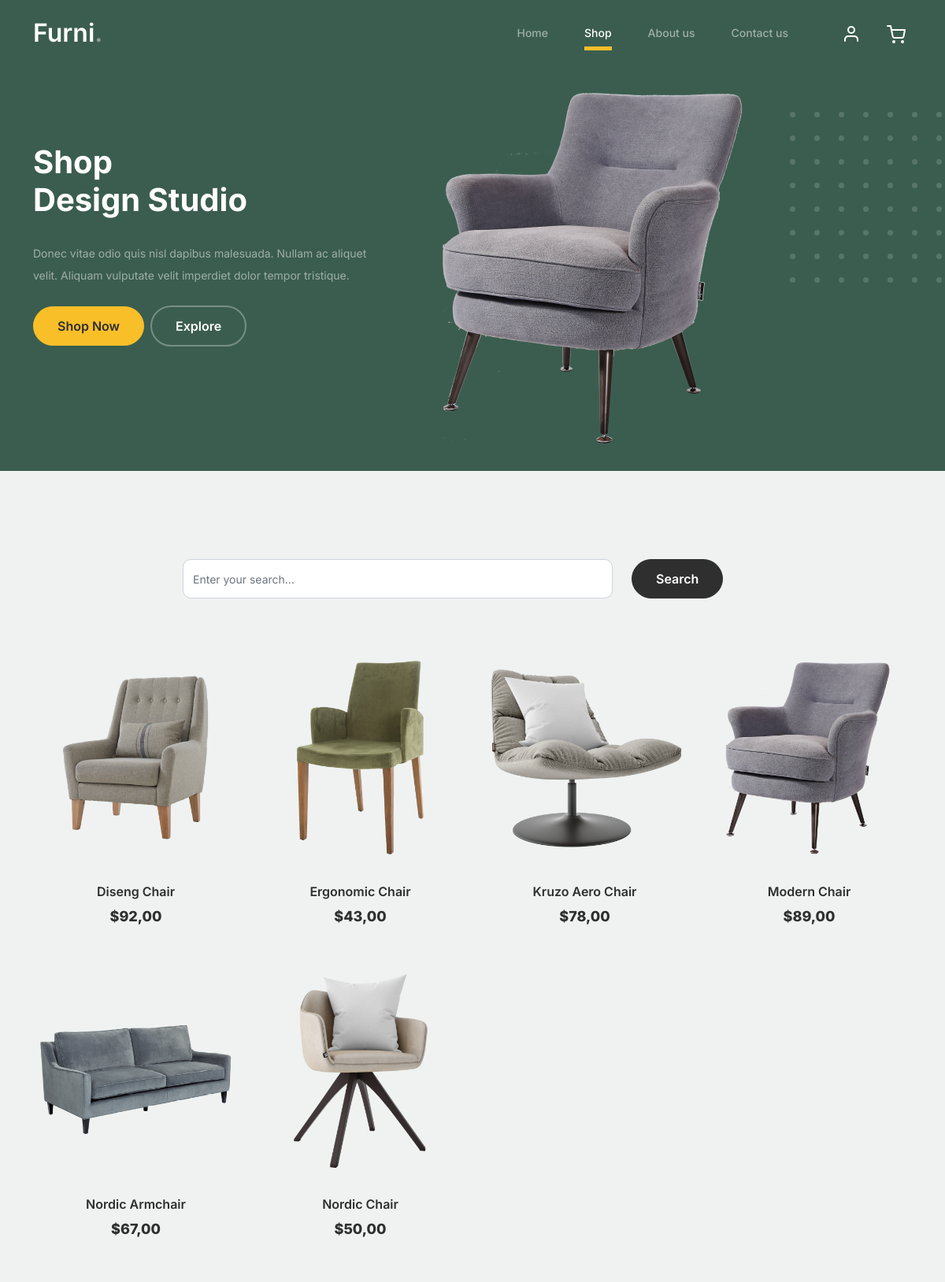
The app's page /shop/ (upper part), older data.
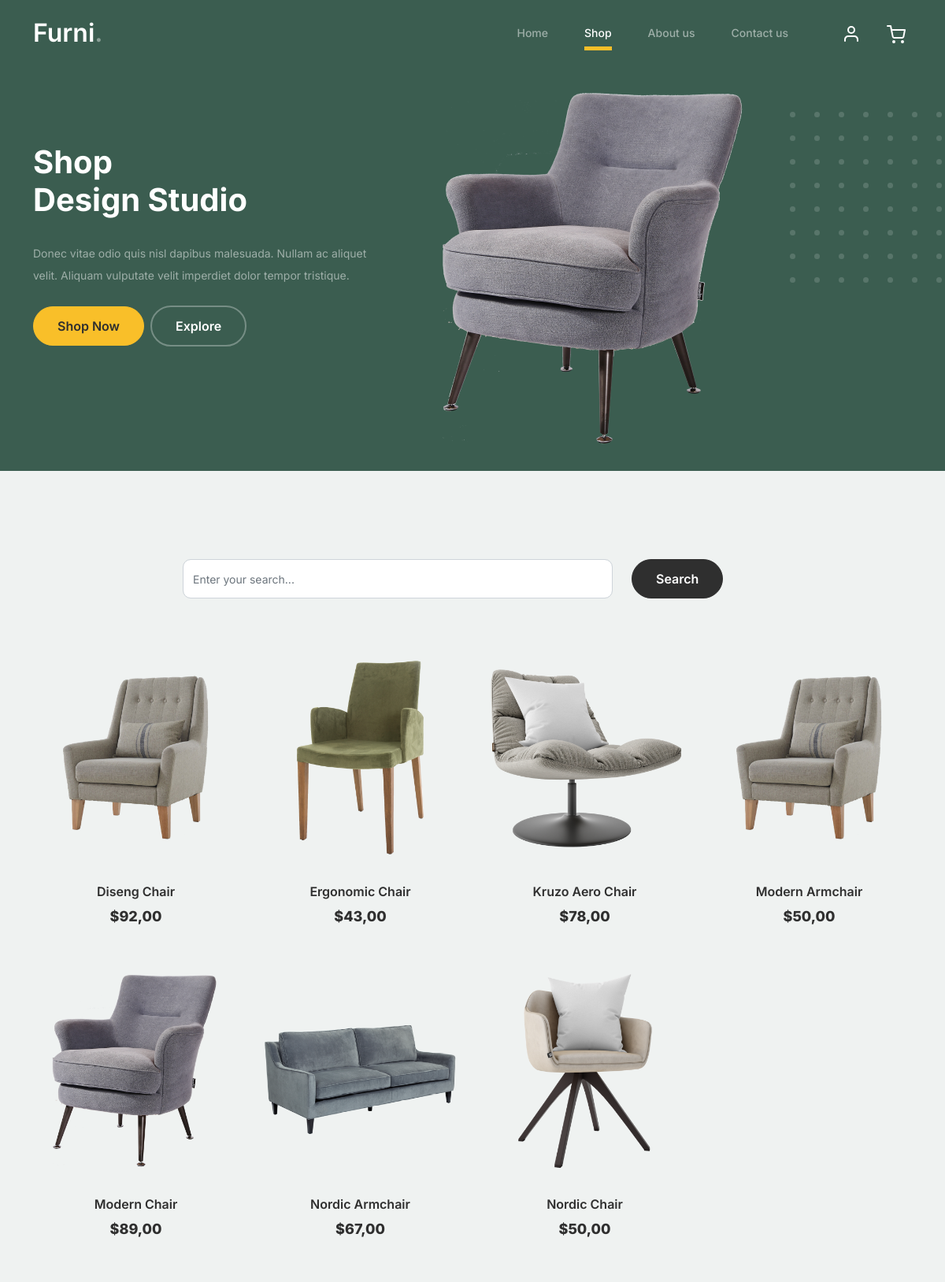
The same page, newer data.
### models/models.py (models this page shows, shortened)
class Product(models.Model):
    name = models.CharField(max_length=100)
    price = models.DecimalField(max_digits=5, decimal_places=2)
    stock = models.IntegerField()
    category = models.CharField(max_length=100, default="")
    image_url = models.CharField(max_length=2083, default="")
    class Meta:
        verbose_name_plural = "Products"
        verbose_name = "Product"
        ordering = ["name"]

### models/views.py (the view)
# urls.py: path("shop/", shop, name="shop"),
def shop(request):
    search = request.GET.get("search")
    if search:
        context = {"products": Product.objects.filter(name__contains=search)}
    else:
        context = {"products": Product.objects.all()}
    return render(request, "shop.html", context)

### models/templates/shop.html (shortened to what this page needs)
{% extends 'index.html' %}
{% block static %}
	{% load static %}
{% endblock static %}
{% block nav %}
	<li><a class="nav-link" href="{% url 'home' %}">Home</a></li>
	<li class="nav-item active">
	  <a class="nav-link" href="{% url 'shop' %}">Shop</a>
	</li>
	<li><a class="nav-link" href="{% url 'about' %}">About us</a></li>
	<li><a class="nav-link" href="{% url 'contact' %}">Contact us</a></li>
{% endblock nav %}
{% block hero %}
<div class="hero">
	<div class="container">
		<div class="row justify-content-between">
		  <div class="col-lg-5">
		    <div class="intro-excerpt">
				<h1>Shop <br/><span clsas="d-block">Design Studio</span></h1>
		      	<p class="mb-4">
		      	  Donec vitae odio quis nisl dapibus malesuada. Nullam ac aliquet velit.
		      	  Aliquam vulputate velit imperdiet dolor tempor tristique.
		      	</p>
		      	<p>
		      	  <a href="" class="btn btn-secondary me-2">Shop Now</a
		      	  ><a href="#" class="btn btn-white-outline">Explore</a>
		      	</p>
		    </div>
		  </div>
		  <div class="col-lg-7">
		    <div class="hero-img-wrap">
		      <img src="{% static 'images/product-5.png' %}" class="img-fluid" />
		    </div>
		  </div>
		</div>
	</div>
</div>
{% endblock hero %}
{% block content %}
	<div class="untree_co-section product-section before-footer-section">
	  <div class="container">
		  <div class="row justify-content-center mb-5">
		  	<div class="col-md-8 col-lg-8 pb-4">
	        <form method="GET" action="{% url 'shop' %}">
            <div class="row">
              <div class="col-9">
                <div class="form-group">
                  <input type="text" class="form-control" id="search" placeholder="Enter your search..." name="search" value={{request.GET.search}}>
                </div>
              </div>
              <div class="col-3">
				        <input type="submit" class="btn btn-primary-hover-outline" value="Search" />
              </div>
            </div>
          </form>
      	</div>
      </div>
	    <div class="row">
			  {% for product in products %}
			    <div class="col-12 col-md-4 col-lg-3 mb-5 mb-md-0">
			  	  <a class="product-item" href="cart.html">
			  	    <img
			  	  	src="{% static 'images/'|add:product.image_url %}"
			  	  	class="img-fluid product-thumbnail"
			  	    />
			  	    <h3 class="product-title">{{product.name}}</h3>
			  	    <strong class="product-price">${{product.price}}</strong>
			  	  </a>
			    </div>
			  {% endfor %}
	    </div>
	  </div>
	</div>
{% endblock content %}

### models/templates/index.html (shortened to what this page needs)
<!DOCTYPE html>
<html lang="es">
  <head>
    {% block static %} {% load static %} {% endblock static %}
    <link href="{% static 'css/bootstrap.min.css' %}" rel="stylesheet" />
    <link
      href="https://cdnjs.cloudflare.com/ajax/libs/font-awesome/6.0.0-beta3/css/all.min.css"
      rel="stylesheet"
    />
    <link href="{% static 'css/tiny-slider.css' %}" rel="stylesheet" />
    <link href="{% static 'css/style.css' %}" rel="stylesheet" />
  </head>
  <body>
    <nav class="custom-navbar navbar navbar navbar-expand-md navbar-dark bg-dark" arial-label="Furni navigation bar">
      <div class="container">
        <a class="navbar-brand" href="{% url 'home' %}">Furni<span>.</span></a>
        <div class="collapse navbar-collapse" id="navbarsFurni">
          <ul class="custom-navbar-nav navbar-nav ms-auto mb-2 mb-md-0">
            {% block nav %}{% endblock nav %}
          </ul>
          <ul class="custom-navbar-cta navbar-nav mb-2 mb-md-0 ms-5">
            {% if user.is_authenticated %}
            <li>
              <a class="nav-link" href="{% url 'logout' %}">
                <svg
                  xmlns="http://www.w3.org/2000/svg"
                  fill="none"
                  viewBox="0 0 24 24"
                  strokeWidth="2"
                  stroke="currentColor"
                  class="icon-logout"
                >
                  <path
                    strokeLinecap="round"
                    strokeLinejoin="round"
                    d="M13.5 6H5.25A2.25 2.25 0 0 0 3 8.25v10.5A2.25 2.25 0 0 0 5.25 21h10.5A2.25 2.25 0 0 0 18 18.75V10.5m-10.5 6L21 3m0 0h-5.25M21 3v5.25"
                  />
                </svg>
              </a>
            </li>
            {% else %}
            <li>
              <a class="nav-link" href="{% url 'login' %}">
                <img src="{% static 'images/user.svg' %}" />
              </a>
            </li>
            {% endif %}
            <li>
              <a class="nav-link" href="{% url 'cart' %}">
                <img src="{% static 'images/cart.svg' %}" />
              </a>
            </li>
          </ul>
        </div>
      </div>
    </nav>
    {% block hero %}{% endblock hero %}
    {% block content %}{% endblock content%}
  </body>
</html>

Row changes from the older to the newer data that the page shows:
added Product: image_url (picture), name "Modern Armchair", price "50,00"
